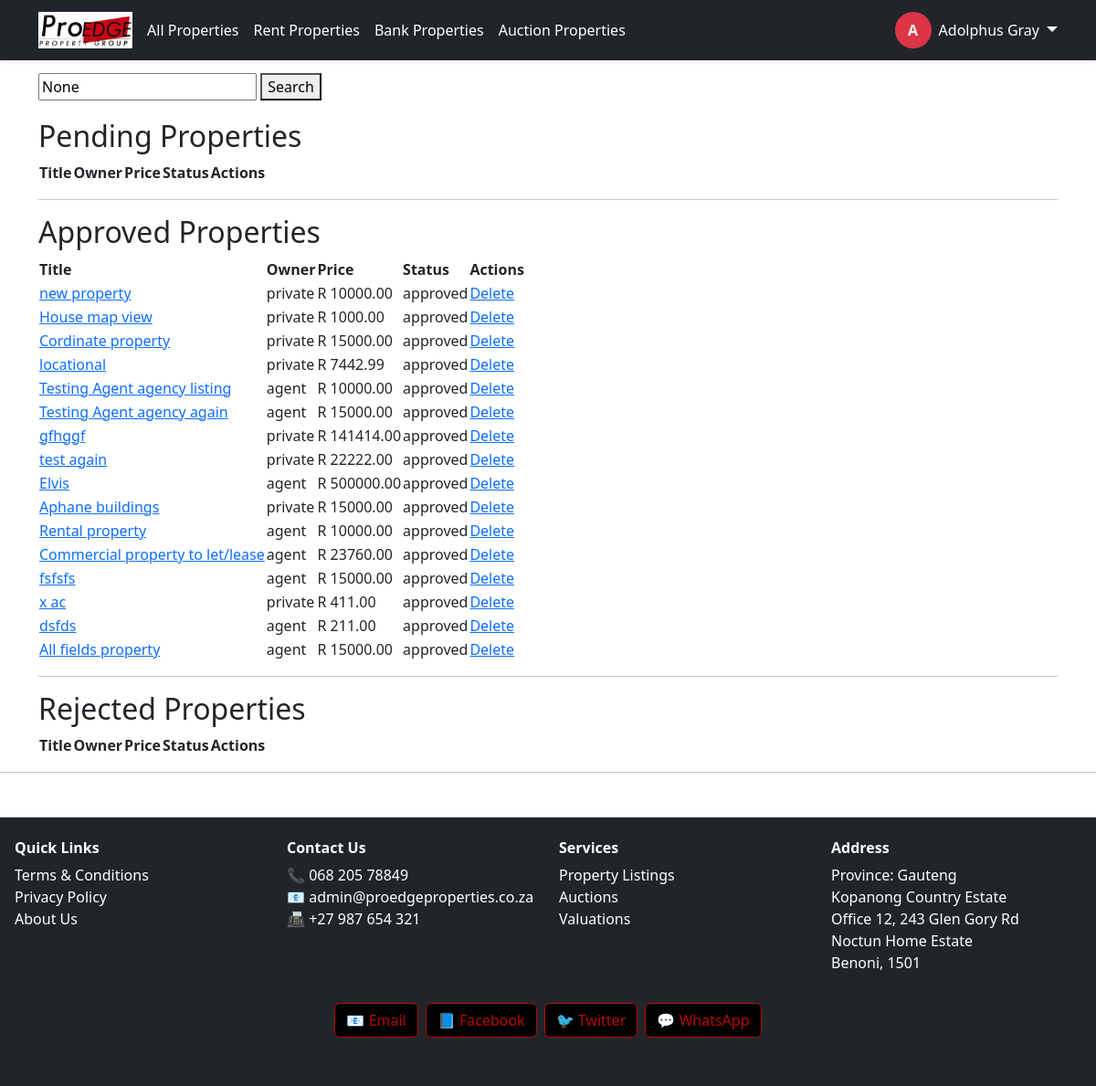
Page /adminpanel/properties/ (signed in) on the earlier database version.
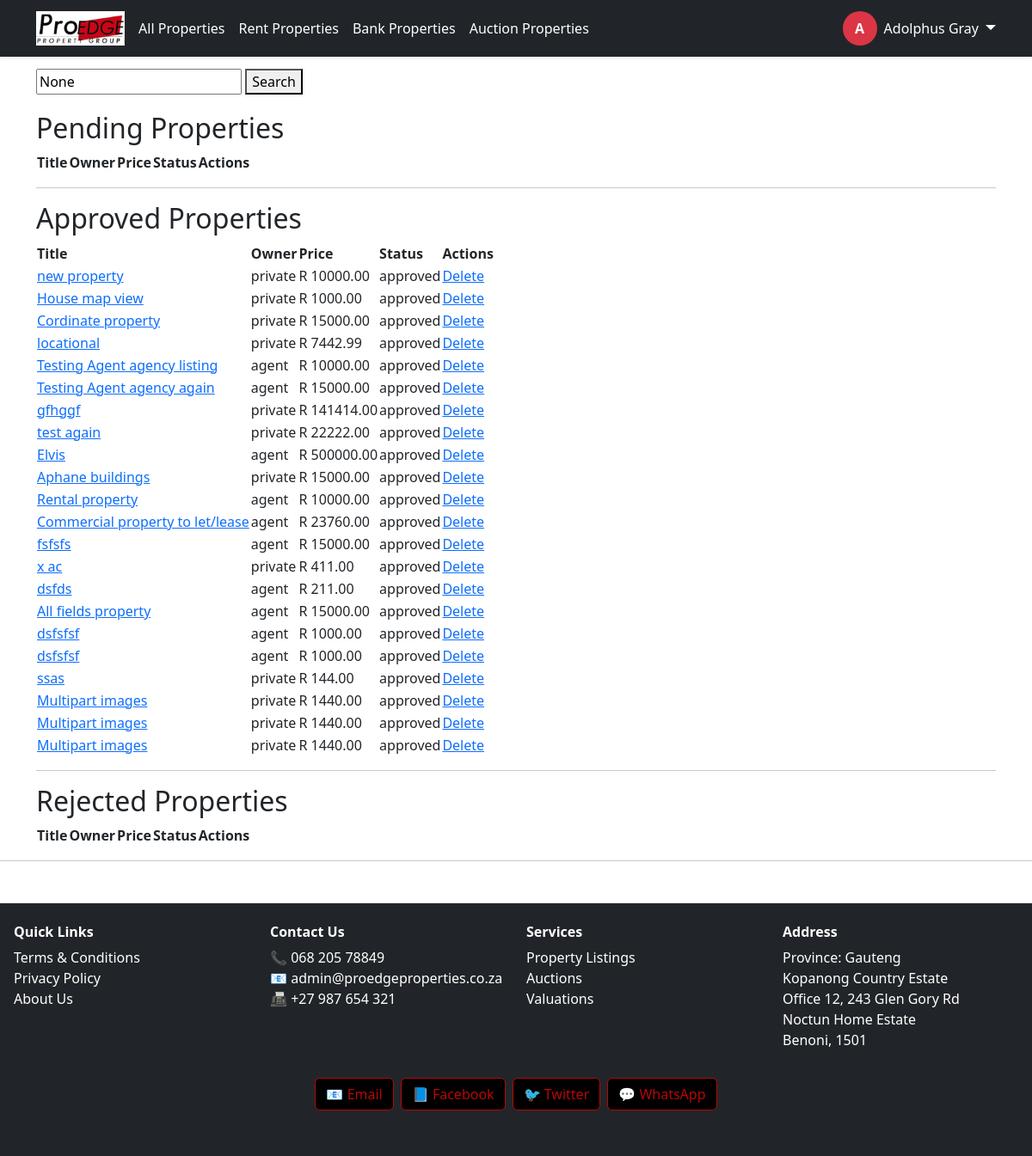
Same page on the later database version.
### proedge/models.py (models this page shows, shortened)
class CustomUser(AbstractUser):
    ROLE_CHOICES = [
        ('buyer', 'Buyer'),
        ('seller', 'Seller'),
        ('tenant', 'Tenant'),
        ('agency', 'Agency'),
        ('landlord', 'Landlord'),
        ('agent', 'Agent'),
        ('bank', 'Bank'),
        ('auctioneer', 'Auctioneer'),
    ]
    role = models.CharField(max_length=20, choices=ROLE_CHOICES)
    email = models.EmailField(unique=True)
    is_email_verified = models.BooleanField(default=False)

### listings/models.py (models this page shows, shortened)
class Property(models.Model):
    PROPERTY_TYPE_CHOICES = [
        ('house', 'House'),
        ('apartment', 'Apartment'),
        ('land', 'Vacant Land'),
        ('commercial', 'Commercial'),
        ('industrial', 'Industrial'),
        ('to let', 'To Let'),
        ('plot', 'Plot'),
    ]
    PROVINCE_CHOICES = [
        ('Eastern Cape', 'Eastern Cape'),
        ('Free State', 'Free State'),
        ('Gauteng', 'Gauteng'),
        ('KwaZulu-Natal', 'KwaZulu-Natal'),
        ('Limpopo', 'Limpopo'),
        ('Mpumalanga', 'Mpumalanga'),
        ('Northern Cape', 'Northern Cape'),
        ('North West', 'North West'),
        ('Western Cape', 'Western Cape'),
    ]
    LISTING_TYPE_CHOICES = [
        ('private', 'Private Seller'),
        ('agent', 'Agent'),
        ('bank', 'Bank Property'),
        ('auction', 'Auction'),
    ]
    STATUS_CHOICES = [
        ('approved', 'Approved'),
        ('pending', 'Pending'),
        ('rejected', 'Rejected'),
        ('sold', 'Sold'),
    ]
    title = models.CharField(max_length=200)
    description = models.TextField()
    price = models.DecimalField(max_digits=12, decimal_places=2)
    location = models.CharField(max_length=255)
    province = models.CharField(max_length=100, choices=PROVINCE_CHOICES)
    area = models.CharField(max_length=100, null=True, blank=True)
    property_type = models.CharField(max_length=20, choices=PROPERTY_TYPE_CHOICES)
    listing_type = models.CharField(max_length=20, choices=LISTING_TYPE_CHOICES, default='')
    status = models.CharField(max_length=20, choices=STATUS_CHOICES)
    latitude = models.DecimalField(max_digits=100, decimal_places=50, null=True, blank=True)
    longitude = models.DecimalField(max_digits=100, decimal_places=50, null=True, blank=True)
    floor_plan = models.FileField(upload_to='floor_plans/', null=True, blank=True)
    number_of_bedrooms = models.PositiveIntegerField(null=True, blank=True)
    number_of_kitchens = models.PositiveIntegerField(null=True, blank=True)
    number_of_bathrooms = models.PositiveIntegerField(null=True, blank=True)
    number_of_garages = models.PositiveIntegerField(null=True, blank=True)
    floor_area_m2 = models.DecimalField(max_digits=10, decimal_places=2, null=True, blank=True)
    erf_size_m2 = models.DecimalField(max_digits=10, decimal_places=2, null=True, blank=True)
    price_per_m2 = models.DecimalField(max_digits=10, decimal_places=2, null=True, blank=True)
    price_per_erf_m2 = models.DecimalField(max_digits=10, decimal_places=2, null=True, blank=True)
    has_parking = models.BooleanField(default=False)
    number_of_parking_slots = models.CharField(max_length=10, blank=True, default="N/A")
    unit_no = models.CharField(max_length=50, null=True, blank=True)
    complex_name = models.CharField(max_length=255, null=True, blank=True)
    erf_no = models.CharField(max_length=50, null=True, blank=True)
    ownership_type = models.CharField(max_length=50, choices=[('freehold', 'Freehold'), ('sectional', 'Sectional Title')], null=True, blank=True)
    township = models.CharField(max_length=255, null=True, blank=True)
    section_number = models.CharField(max_length=50, null=True, blank=True)
    scheme_number = models.CharField(max_length=50, null=True, blank=True)
    scheme_name = models.CharField(max_length=255, null=True, blank=True)
    study = models.BooleanField(default=False)
    lounges = models.PositiveIntegerField(null=True, blank=True)
    dining_rooms = models.PositiveIntegerField(null=True, blank=True)
    laundry = models.BooleanField(default=False)
    patio = models.BooleanField(default=False)
    balcony = models.BooleanField(default=False)
    domestic_accommodation = models.BooleanField(default=False)
    carports = models.BooleanField(default=False)
    flatlet = models.BooleanField(default=False)
    store_room = models.BooleanField(default=False)
    furnished = models.BooleanField(default=False)
    pool = models.BooleanField(default=False)
    security = models.BooleanField(default=False)
    roof = models.BooleanField(default=False)
    garden = models.BooleanField(default=False)
    views = models.BooleanField(default=False)
    walling = models.CharField(max_length=255, null=True, blank=True)
    flooring = models.CharField(max_length=255, null=True, blank=True)
    lease_period = models.CharField(max_length=50, null=True, blank=True)
    occupation_date = models.DateField(null=True, blank=True)
    deposit = models.DecimalField(max_digits=10, decimal_places=2, null=True, blank=True)
    lease_excludes = models.TextField(null=True, blank=True)
    annual_escalation = models.DecimalField(max_digits=5, decimal_places=2, null=True, blank=True)
    gross_rental = models.DecimalField(max_digits=10, decimal_places=2, null=True, blank=True, help_text="R/m²")
    net_rental = models.DecimalField(max_digits=10, decimal_places=2, null=True, blank=True, help_text="R/m²")
    operating_costs = models.DecimalField(max_digits=10, decimal_places=2, null=True, blank=True, help_text="R/m²")
    rates = models.DecimalField(max_digits=10, decimal_places=2, null=True, blank=True, help_text="R/m²")
    levy_amount = models.DecimalField(max_digits=10, decimal_places=2, null=True, blank=True)
    floor_level = models.CharField(max_length=50, null=True, blank=True)
    zoning = models.CharField(max_length=100, null=True, blank=True)
    rates_and_taxes = models.DecimalField(max_digits=10, decimal_places=2, null=True, blank=True)
    municipality = models.CharField(max_length=255, null=True, blank=True)
    mandate_type = models.CharField(max_length=50, null=True, blank=True)
    mandate_start_date = models.DateField(null=True, blank=True)
    mandate_end_date = models.DateField(null=True, blank=True)
    commission_percentage = models.DecimalField(max_digits=5, decimal_places=2, null=True, blank=True)
    commission_value = models.DecimalField(max_digits=12, decimal_places=2, null=True, blank=True)
    seller = models.ForeignKey(settings.AUTH_USER_MODEL, on_delete=models.CASCADE, related_name='properties', null=True, blank=True)
    buyer = models.ForeignKey(settings.AUTH_USER_MODEL, on_delete=models.SET_NULL, null=True, blank=True, related_name='purchased_properties')
    landlord = models.ForeignKey(settings.AUTH_USER_MODEL, on_delete=models.SET_NULL, null=True, blank=True, related_name='rented_properties')
    tenant = models.ForeignKey(settings.AUTH_USER_MODEL, on_delete=models.SET_NULL, null=True, blank=True, related_name='rented_by_properties')
    agent = models.ForeignKey(settings.AUTH_USER_MODEL, on_delete=models.SET_NULL, null=True, blank=True, related_name='listed_properties')
    agents = models.ManyToManyField(settings.AUTH_USER_MODEL, blank=True, related_name='properties_assigned')
    bank = models.ForeignKey(settings.AUTH_USER_MODEL, on_delete=models.SET_NULL, null=True, blank=True, related_name='banked_properties')
    auctioneer = models.ForeignKey(settings.AUTH_USER_MODEL, on_delete=models.SET_NULL, null=True, blank=True, related_name='auctioned_properties')
    agency = models.ForeignKey('Agency', on_delete=models.CASCADE, null=True, blank=True, related_name='properties')
    listed_by_agent = models.ForeignKey("AgentProfile", on_delete=models.SET_NULL, null=True, blank=True)
    created_at = models.DateTimeField(auto_now_add=True)
    class Meta:
        verbose_name_plural = "Properties"

### adminpanel/views.py (the view, shortened to what this page needs)
# urls.py: path('properties/', views.property_list, name='property_list'),
@staff_required
@staff_required
def property_list(request):
    query = request.GET.get('q')
    approved_properties = Property.objects.filter(status='approved')
    pending_properties = Property.objects.filter(status='pending')
    rejected_properties = Property.objects.filter(status='rejected')
    no_results = (
    not approved_properties.exists() and
    not pending_properties.exists() and
    not rejected_properties.exists()
)
    context = {
    'approved_properties': approved_properties,
    'pending_properties': pending_properties,
    'rejected_properties': rejected_properties,
    'query': query,
    'no_results': no_results,
}
    return render(request, 'adminpanel/property_list.html', context)

### adminpanel/templates/adminpanel/property_list.html (shortened to what this page needs)
{% extends 'base.html' %}
{% block content %}
<form method="get" style="margin-bottom: 20px;">
    <input type="text" name="q" placeholder="Search by title or location" value="{{ query }}">
    <button type="submit">Search</button>
</form>
<h2>Pending Properties</h2>
<table>
    <tr>
        <th>Title</th>
        <th>Owner</th>
        <th>Price</th>
        <th>Status</th>
        <th>Actions</th>
    </tr>
</table>
<hr>
<h2>Approved Properties</h2>
<table>
    <tr>
        <th>Title</th>
        <th>Owner</th>
        <th>Price</th>
        <th>Status</th>
        <th>Actions</th>
    </tr>
    {% for prop in approved_properties %}
    {% if prop.status == 'approved' %}
    <tr>
        <td>
            <a href="{% url 'adminpanel:property_detail' prop.id %}">{{ prop.title }}</a>
        </td>
        <td>{{ prop.listing_type }}</td>
        <td>R {{ prop.price }}</td>
        <td>{{ prop.status }}</td>
        <td>
            <a href="{% url 'adminpanel:delete_property' prop.id %}" onclick="return confirm('Delete this property?');">Delete</a>
        </td>
    </tr>
    {% endif %}
    {% endfor %}
</table>
<hr>
<h2>Rejected Properties</h2>
<table>
    <tr>
        <th>Title</th>
        <th>Owner</th>
        <th>Price</th>
        <th>Status</th>
        <th>Actions</th>
    </tr>
</table>
{% endblock %}

### proedge/templates/base.html (shortened to what this page needs)
{% load static %}
<!DOCTYPE html>
<html lang="en">
<head>
     <link rel="stylesheet" href="https://unpkg.com/leaflet@1.9.5/dist/leaflet.css"
/>
    <link href="https://cdn.jsdelivr.net/npm/bootstrap@5.3.0/dist/css/bootstrap.min.css" rel="stylesheet">
    <link rel="stylesheet" href="https://cdnjs.cloudflare.com/ajax/libs/font-awesome/6.4.0/css/all.min.css">
    <link rel="stylesheet" href="{% static 'proedge/css/style.css' %}">
    <link rel="stylesheet" href="https://cdn.jsdelivr.net/npm/lightgallery@2.7.1/css/lightgallery.min.css">
    <link rel="stylesheet" href="https://unpkg.com/leaflet/dist/leaflet.css" />
    <link rel="stylesheet" href="https://unpkg.com/leaflet@1.9.5/dist/leaflet.css"
/>
<link rel="stylesheet" href="https://cdn.jsdelivr.net/npm/lightgallery@2.7.1/css/lightgallery-bundle.min.css" />
<link rel="stylesheet" href="https://cdn.jsdelivr.net/npm/lightgallery@2.7.1/plugins/thumbnail/lg-thumbnail.min.css">
<link rel="stylesheet" href="https://cdn.jsdelivr.net/npm/lightgallery@2.7.1/plugins/zoom/lg-zoom.min.css">
<link rel="stylesheet" href="https://cdn.jsdelivr.net/npm/lightgallery@2.7.1/plugins/fullscreen/lg-fullscreen.min.css">
<link rel="stylesheet" href="https://cdn.jsdelivr.net/npm/lightgallery@2.7.1/plugins/share/lg-share.min.css">
<link rel="stylesheet" href="https://cdn.jsdelivr.net/npm/lightgallery@2.7.1/plugins/pager/lg-pager.min.css">
</head>
<body>
<nav class="navbar navbar-expand-lg navbar-dark bg-dark fixed-top shadow-sm">
  <div class="container">
    <a class="navbar-brand fw-bold me-1" href="/">
      <img src="{% static 'images/logo.png' %}" alt="ProEdge Logo" style="height: 40px;">
    </a>
    <div class="collapse navbar-collapse" id="navbarMain">
      <ul class="navbar-nav me-auto mb-2 mb-lg-0 flex-wrap justify-content-start">
        <li class="nav-item flex-fill flex-lg-auto mb-1 mb-lg-0">
          <a class="nav-link btn btn-outline-danger text-white w-100 text-center mx-1 px-1 {% if request.path == '/' or request.path == '/properties/' %}active{% endif %}" href="{% url 'property_list' %}">All Properties</a>
        </li>
        <li class="nav-item flex-fill flex-lg-auto mb-1 mb-lg-0">
          <a class="nav-link btn btn-outline-danger text-white w-100 text-center mx-1 px-1 {% if request.path == '/rent/' %}active{% endif %}" href="{% url 'property_list' %}">Rent Properties</a>
        </li>
        <li class="nav-item flex-fill flex-lg-auto mb-1 mb-lg-0">
          <a class="nav-link btn btn-outline-danger text-white w-100 text-center mx-1 px-1 {% if request.path == '/bank/' %}active{% endif %}" href="{% url 'property_list' %}">Bank Properties</a>
        </li>
        <li class="nav-item flex-fill flex-lg-auto mb-1 mb-lg-0">
          <a class="nav-link btn btn-outline-danger text-white w-100 text-center mx-1 px-1 {% if request.path == '/auctions/' %}active{% endif %}" href="{% url 'property_list' %}">Auction Properties</a>
        </li>
      </ul>
      <div class="d-flex flex-wrap align-items-center mt-2 mt-lg-0">
        {% if user.is_authenticated %}
          <div class="dropdown d-flex align-items-center">
            <a class="d-flex align-items-center text-decoration-none text-white me-2" href="{% url 'dashboard_redirect' %}">
              <div class="rounded-circle bg-danger text-white d-flex justify-content-center align-items-center fw-bold" style="width: 40px; height: 40px;">
                {{ user.get_full_name|default:user.username|slice:":1"|upper }}
              </div>
              <span class="ms-2 d-none d-lg-inline">{{ user.get_full_name|default:user.username }}</span>
            </a>
            <a class="dropdown-toggle text-white fs-5 ms-auto" href="#" id="userDropdown" data-bs-toggle="dropdown" aria-expanded="false"></a>
          </div>
        {% else %}
          <div class="d-flex flex-wrap gap-1">
            <a class="btn btn-outline-danger text-white px-2 fw-semibold" href="{% url 'login' %}">Login</a>
            <a class="btn btn-danger px-2 fw-semibold" href="{% url 'register' %}">Register</a>
          </div>
        {% endif %}
      </div>
    </div>
  </div>
</nav>
<main class="container mt-4">
  {% block content %}{% endblock %}
</main>
<hr>
<footer class="bg-dark text-white mt-5 pt-4 pb-3 border-top">
  <div class="container-fluid px-2">
    <div class="row">
      <div class="col-6 col-md-3 mb-3 text-center text-md-start">
        <h6 class="fw-bold mb-2">Quick Links</h6>
        <ul class="list-unstyled">
          <li><a href="#" class="text-white text-decoration-none">Terms & Conditions</a></li>
          <li><a href="#" class="text-white text-decoration-none">Privacy Policy</a></li>
          <li><a href="#" class="text-white text-decoration-none">About Us</a></li>
        </ul>
      </div>
      <div class="col-6 col-md-3 mb-3 text-center text-md-start">
        <h6 class="fw-bold mb-2">Contact Us</h6>
        <ul class="list-unstyled">
          <li>📞 068 205 78849</li>
          <li>📧 <a href="mailto:admin@proedgeproperties.co.za" class="text-white text-decoration-none">admin@proedgeproperties.co.za</a></li>
          <li>📠 +27 987 654 321</li>
        </ul>
      </div>
      <div class="col-6 col-md-3 mb-3 text-center text-md-start">
        <h6 class="fw-bold mb-2">Services</h6>
        <ul class="list-unstyled">
          <li><a href="#" class="text-white text-decoration-none">Property Listings</a></li>
          <li><a href="#" class="text-white text-decoration-none">Auctions</a></li>
          <li><a href="#" class="text-white text-decoration-none">Valuations</a></li>
        </ul>
      </div>
      <div class="col-6 col-md-3 mb-3 text-center text-md-start">
        <h6 class="fw-bold mb-2">Address</h6>
        <ul class="list-unstyled">
          <li>Province: Gauteng</li>
          <li>Kopanong Country Estate</li>
          <li>Office 12, 243 Glen Gory Rd</li>
          <li>Noctun Home Estate</li>
          <li>Benoni, 1501</li>
        </ul>
      </div>
    </div>
    <div class="d-flex justify-content-center flex-wrap gap-2 mb-3">
      <a href="mailto:info@youthportal.com" class="social-btn">📧 Email</a>
      <a href="https://facebook.com" target="_blank" class="social-btn">📘 Facebook</a>
      <a href="https://twitter.com" target="_blank" class="social-btn">🐦 Twitter</a>
      <a href="https://wa.me/1234567890" target="_blank" class="social-btn">💬 WhatsApp</a>
    </div>
    <div class="text-center text-muted small">&copy; {{ now|date:"Y" }} ProEdge Property Group | Version 0.1</div>
  </div>
</footer>
</body>
</html>

Differences in the rows shown:
added Property: title "dsfsfsf", listing_type "agent", price "1000.00", status "approved"
added Property: title "dsfsfsf", listing_type "agent", price "1000.00", status "approved"
added Property: title "ssas", listing_type "private", price "144.00", status "approved"
added Property: title "Multipart images", listing_type "private", price "1440.00", status "approved"
added Property: title "Multipart images", listing_type "private", price "1440.00", status "approved"
added Property: title "Multipart images", listing_type "private", price "1440.00", status "approved"
